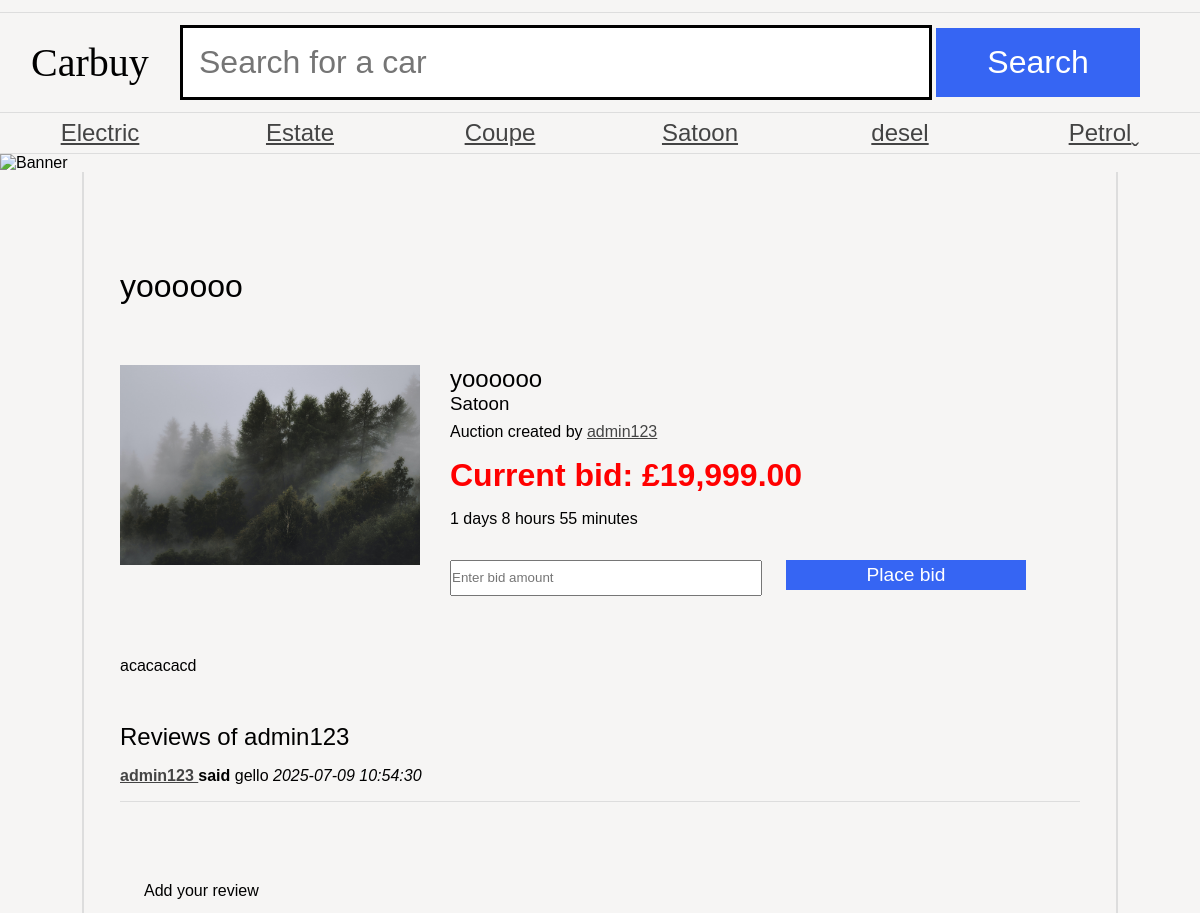
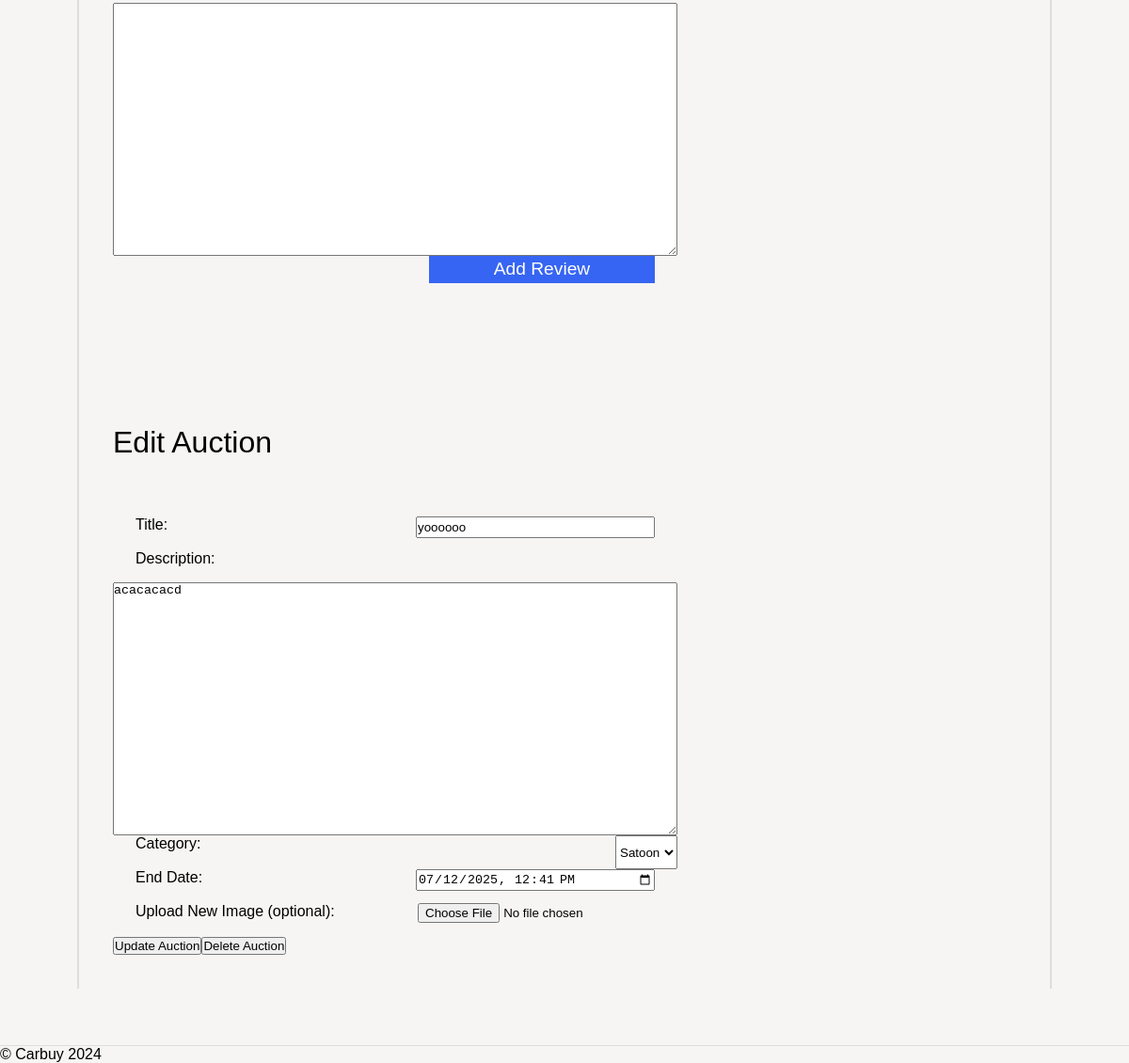
Screenshot of /as1/public/auction.php?id=4 (signed in) with the database file from the repository (2 pictures, top to bottom).
### tables this page shows
CREATE TABLE `category` (
  `id` int NOT NULL AUTO_INCREMENT,
  `name` varchar(255) NOT NULL,
  PRIMARY KEY (`id`)
);

CREATE TABLE `auction` (
  `id` int NOT NULL AUTO_INCREMENT,
  `title` varchar(255) NOT NULL,
  `description` text NOT NULL,
  `categoryId` int NOT NULL,
  `userId` int NOT NULL,
  `endDate` datetime NOT NULL,
  `imagePath` varchar(255) NOT NULL,
  PRIMARY KEY (`id`),
  KEY `categoryId` (`categoryId`),
  KEY `userId` (`userId`),
  CONSTRAINT `auction_ibfk_1` FOREIGN KEY (`categoryId`) REFERENCES `category` (`id`),
  CONSTRAINT `auction_ibfk_2` FOREIGN KEY (`userId`) REFERENCES `user` (`id`)
);

CREATE TABLE `user` (
  `id` int NOT NULL AUTO_INCREMENT,
  `name` varchar(255) NOT NULL,
  `email` varchar(255) NOT NULL,
  `password` varchar(255) NOT NULL,
  `role` enum('admin','user') NOT NULL DEFAULT 'user',
  PRIMARY KEY (`id`),
  UNIQUE KEY `email` (`email`)
);

CREATE TABLE `review` (
  `id` int NOT NULL AUTO_INCREMENT,
  `reviewerId` int NOT NULL,
  `revieweeId` int NOT NULL,
  `reviewText` text NOT NULL,
  `created_at` datetime DEFAULT CURRENT_TIMESTAMP,
  `auctionId` int DEFAULT NULL,
  PRIMARY KEY (`id`),
  KEY `reviewerId` (`reviewerId`),
  KEY `revieweeId` (`revieweeId`),
  KEY `fk_review_auction` (`auctionId`),
  CONSTRAINT `fk_review_auction` FOREIGN KEY (`auctionId`) REFERENCES `auction` (`id`),
  CONSTRAINT `review_ibfk_1` FOREIGN KEY (`reviewerId`) REFERENCES `user` (`id`),
  CONSTRAINT `review_ibfk_2` FOREIGN KEY (`revieweeId`) REFERENCES `user` (`id`)
);

### as1/public/auction.php (the view, shortened to what this page needs)
<?php
require 'db.php';
$auctionId = $_GET['id'] ?? null;
$stmt = $pdo->prepare("
    SELECT auction.*, category.name AS categoryName, user.name AS sellerName, user.id AS sellerId
    FROM auction
    JOIN category ON auction.categoryId = category.id
    JOIN user ON auction.userId = user.id
    WHERE auction.id = ?
");
$stmt->execute([$auctionId]);
$auction = $stmt->fetch();
$bidStmt = $pdo->prepare("SELECT MAX(amount) AS maxBid FROM bid WHERE auctionId = ?");
$bidStmt->execute([$auctionId]);
$maxBid = $bidStmt->fetch()['maxBid'] ?? null;
$reviewStmt = $pdo->prepare("SELECT review.*, reviewer.name AS reviewerName FROM review JOIN user AS reviewer ON review.reviewerId = reviewer.id WHERE review.auctionId = ? ORDER BY created_at DESC");
$reviewStmt->execute([$auctionId]);
$reviews = $reviewStmt->fetchAll();
$categories = $pdo->query("SELECT * FROM category")->fetchAll();
?>
<!DOCTYPE html>
<html>
<head>
    <link rel="stylesheet" href="carbuy.css" />
</head>
<body>
<header>
    <h1>Carbuy</h1>
    <form action="#">
        <input type="text" name="search" placeholder="Search for a car" />
        <input type="submit" name="submit" value="Search" />
    </form>
</header>
<nav>
    <ul>
        <?php foreach ($categories as $cat): ?>
            <li><a class="categoryLink" href="category.php?id=<?= $cat['id'] ?>"><?= htmlspecialchars($cat['name']) ?></a></li>
        <?php endforeach; ?>
    </ul>
</nav>
<img src="banners/1.jpg" alt="Banner" />
<main>
    <h1><?= htmlspecialchars($auction['title']) ?></h1>
    <article class="car">
        <?php if (!empty($auction['imagePath']) && file_exists($auction['imagePath'])): ?>
            <img src="<?= htmlspecialchars($auction['imagePath']) ?>" alt="<?= htmlspecialchars($auction['title']) ?>" style="max-width:300px; height:auto;">
        <?php else: ?>
            <img src="car.png" alt="<?= htmlspecialchars($auction['title']) ?>">
        <?php endif; ?>
        <section class="details">
            <h2><?= htmlspecialchars($auction['title']) ?></h2>
            <h3><?= htmlspecialchars($auction['categoryName']) ?></h3>
            <p>Auction created by <a href="#"><?= htmlspecialchars($auction['sellerName']) ?></a></p>
            <p class="price"><?= $maxBid ? "Current bid: £" . number_format($maxBid, 2) : "No bids yet" ?></p>
            <time>
                <?php
                $now = new DateTime();
                $end = new DateTime($auction['endDate']);
                $interval = $now->diff($end);
                echo $end > $now ? $interval->format('%d days %h hours %i minutes') : 'Auction ended';
                ?>
            </time>
            <?php if (isset($_SESSION['user_id'])): ?>
                <form method="post" class="bid">
                    <input type="text" name="bid" placeholder="Enter bid amount" />
                    <input type="submit" name="submitBid" value="Place bid" />
                </form>
            <?php else: ?>
                <p><a href="login.php">Login</a> to place a bid.</p>
            <?php endif; ?>
        </section>
        <section class="description">
            <p><?= nl2br(htmlspecialchars($auction['description'])) ?></p>
        </section>
        <section class="reviews">
            <h2>Reviews of <?= htmlspecialchars($auction['sellerName']) ?></h2>
            <ul>
                <?php foreach ($reviews as $review): ?>
                    <li>
                        <strong>
                            <a href="userReviews.php?reviewerId=<?= $review['reviewerId'] ?>">
                                <?= htmlspecialchars($review['reviewerName']) ?>
                            </a> said
                        </strong>
                        <?= htmlspecialchars($review['reviewText']) ?>
                        <em><?= $review['created_at'] ?></em>
                    </li>
                <?php endforeach; ?>
            </ul>
            <?php if (isset($_SESSION['user_id'])): ?>
                <form method="post">
                    <label>Add your review</label>
                    <textarea name="reviewText"></textarea>
                    <input type="submit" name="submitReview" value="Add Review" />
                </form>
            <?php else: ?>
                <p><a href="login.php">Login</a> to add a review.</p>
            <?php endif; ?>
        </section>
    </article>
</main>
<?php require 'editAuction.php'; ?>
<footer>&copy; Carbuy 2024</footer>
</body>
</html>

### as1/public/editAuction.php (shortened to what this page needs)
<?php
require 'db.php';
$auctionId = isset($_GET['id']) ? $_GET['id'] : null;
$stmt = $pdo->prepare("SELECT * FROM auction WHERE id = ?");
$stmt->execute([$auctionId]);
$auction = $stmt->fetch();
$categories = $pdo->query("SELECT * FROM category")->fetchAll();
?>
<!DOCTYPE html>
<html>
<head>
    <link rel="stylesheet" href="carbuy.css" />
</head>
<body>
<main>
    <h1>Edit Auction</h1>
    <form method="post" enctype="multipart/form-data">
        <label>Title:</label><br>
        <input type="text" name="title" value="<?= htmlspecialchars($auction['title']) ?>" required><br><br>
        <label>Description:</label><br>
        <textarea name="description" required><?= htmlspecialchars($auction['description']) ?></textarea><br><br>
        <label>Category:</label><br>
        <select name="category" required>
            <?php foreach ($categories as $cat): ?>
                <option value="<?= $cat['id'] ?>" <?= $cat['id'] == $auction['categoryId'] ? 'selected' : '' ?>>
                    <?= htmlspecialchars($cat['name']) ?>
                </option>
            <?php endforeach; ?>
        </select><br><br>
        <label>End Date:</label><br>
        <input type="datetime-local" name="endDate" value="<?= date('Y-m-d\TH:i', strtotime($auction['endDate'])) ?>" required><br><br>
        <label>Upload New Image (optional):</label><br>
        <input type="file" name="image" accept="image/*"><br><br>
        <button type="submit" name="update">Update Auction</button>
        <button type="submit" name="delete" onclick="return confirm('Are you sure you want to delete this auction?')">Delete Auction</button>
    </form>
</main>
</body>
</html>

### as1/public/carbuy.css (style rules this page uses)
* { margin: 0; padding: 0; }
body { font-family: 'Oxygen-Regular', sans-serif; background-color: #f6f5f4; max-width: 100vw; overflow-x: hidden; }
h1, h2, h3, h4 { font-weight: normal; }
a, a:visited { color: #444; }
header { margin-top: 1vw; font-family: 'Univers-Light-Normal'; display: grid; grid-template-columns: 15% 85%; align-items: center; padding-top: 1vw; padding-bottom: 1vw; border-top: 1px solid #ddd; border-bottom: 1px solid #ddd; }
header h1 { text-align: center; font-size: 2.5em; }
form { display: block; }
header form input[type=text] { border: 3px solid black; font-size: 2em; padding: 0.5em; width: 70%; }
body > img { width: 100vw; }
header form input[type=submit] { background-color: #3665f3; color: white; width: 20%; font-size: 2em; padding: 0.5em; cursor: pointer; border: 0; }
body > nav { border-bottom: 1px solid #ddd; }
body > nav ul li:last-child a:after { content: 'ˬ'; position: absolute; }
body > nav ul { display: flex; width: 100vw; list-style-type: none; }
body > nav ul li { flex: 1; }
body > nav ul li a { display: block; text-align: center; padding-top: 0.5vw; padding-bottom: 0.5vw; font-size: 1.5em; }
p.price { display: block; text-align: right; font-weight: bold; font-size: 2em; }
main { padding: 3vw; display: block; overflow: hidden; width: 80vw; margin: auto; border-left: 2px solid #ddd; border-right: 2px solid #ddd; }
article.car { display: grid; griid-template-columns: 60% 40%; grid-template-areas: "img details" "description description" "reviews reviews" }
article.car img { grid-area: img; }
main h1 { margin-top: 5vw; margin-bottom: 5vw; }
article .details { grid-area: details; }
article .reviews { grid-area: reviews; }
textarea { width: 100%; height: 20em; }
.reviews form { margin-top: 5em; }
.reviews ul { list-style-type: none; }
.reviews li { padding-top: 1em; padding-bottom: 1em; border-bottom: 1px solid #ddd; }
article .description { grid-area: description; padding-top: 3em; padding-bottom: 3em; }
.price { color: red; }
article.car .price { text-align: left; }
footer { margin-top: 5vw; border-top: 1px solid #ddd; }
time { display: block; margin: 1em 0; }
main form { display: flex; flex-wrap: wrap; width: 50vw; }
.details p { margin-top: 0.5em; }
main form label, main form input { flex-grow: 1; width: 20vw; margin-bottom: 1em; margin-right: 2vw; margin-left: 2vw; }
.bid { margin-top: 2em; padding: 0; }
.bid input { margin-left: 0; }
main form input[type=submit] { background-color: #3665f3; color: white; flex-grow: 0; margin-left: auto; font-size: 1.2em; padding: 0.2em; cursor: pointer; border: 0; }

### rows the page displays
category: name "Electric"
category: name "Estate"
category: name "Coupe"
category: name "Satoon"
category: name "desel"
category: name "Petrol"
auction: title "yoooooo", imagePath (picture), categoryId.name "Satoon", userId.name "admin123", endDate "1 days 8 hours 55 minutes", description "acacacacd", category "Satoon", endDate "07/12/2025 12:41"
review: reviewerId.name "admin123", reviewText "gello", created_at "2025-07-09 10:54:30"

### other values shown
$maxBid "19,999.00"
